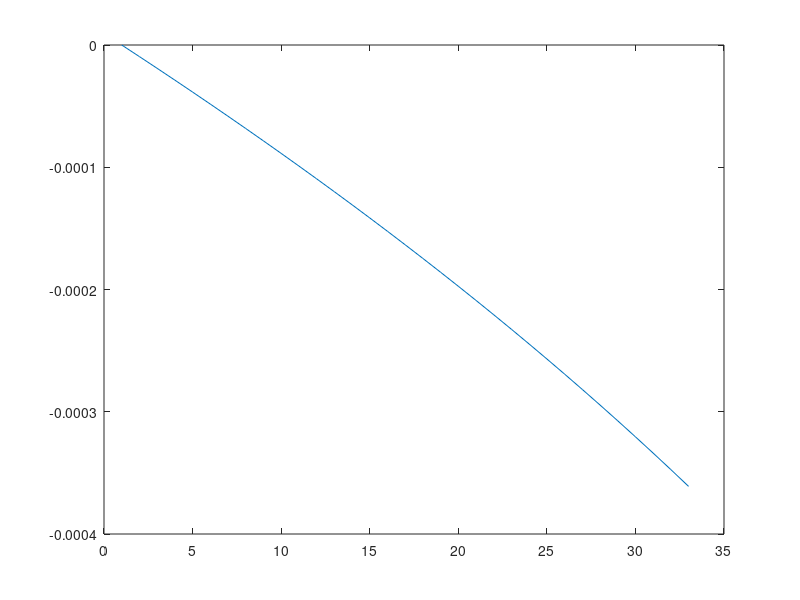
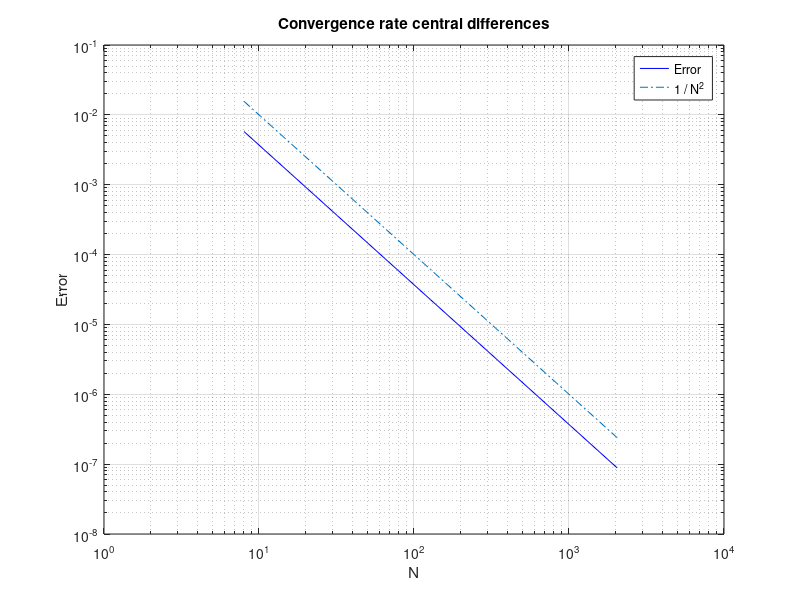

Recreate these plots in MATLAB, in order.
function ex1_4
  es = [];
  ns = 2 .^ (3 : 11);
  exact = @(x) exp(x);

  % Solve for one value of N to plot the error
  [A, b, x_grid] = discretize(@(x) exp(x), 32);
  numerical = [1; A \ b];

  figure;
  plot(numerical - exact(x_grid));
  title('')

  % Show experimentally 2nd-order convergence
  for n = ns
    
    [A, b, x_grid] = discretize(@(x) exp(x), n);

    % Solve Ax = b and prepend the Dirichlet grid point.
    numerical = [1; A \ b];

    % Compute the normed error (max norm)
    es(end + 1) = norm(numerical - exact(x_grid), Inf);
  end

  figure;
  loglog(ns, es, 'b'); hold on;
  loglog(ns, ns .^ -2, '-.'); hold off;
  grid
  title('Convergence rate central differences');
  xlabel('N');
  ylabel('Error');
  legend('Error', '1 / N^2')
end

function A = central_diff(n)
  e = ones(n, 1);
  A = spdiags([e, -2 * e, e], -1 : 1, n, n);
end

function [A, b, x_grid] = discretize(rhs, n)
  % Discretizes the problem using n
  % grid points, omitting the dirichlet
  % grid point at x_0.

  h = 1 / n;
  x_grid = linspace(0, 1, n + 1)';
  ys = rhs(x_grid);

  % Central difference matrix A + r.h.s. b
  A = central_diff(n);
  b = h * h * ys(2 : end);
  
  % Dirichlet left
  b(1) = b(1) - 1;

  % Neumann right
  b(end) = b(end) - 2 * h * exp(1);
  A(n, n - 1) = 2;
end